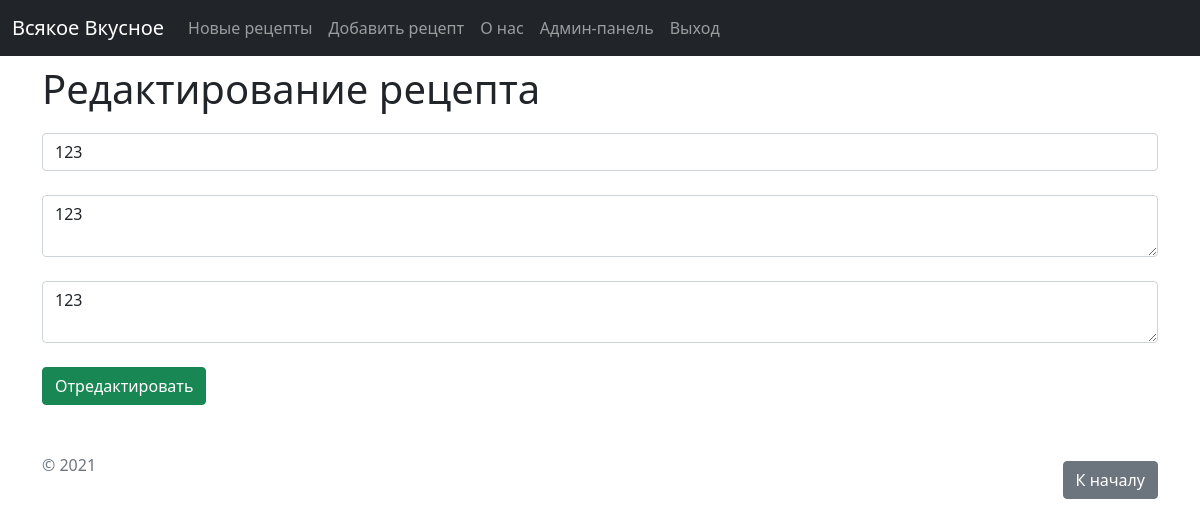
Before: /feed/1/edit (signed in) with the older database file.
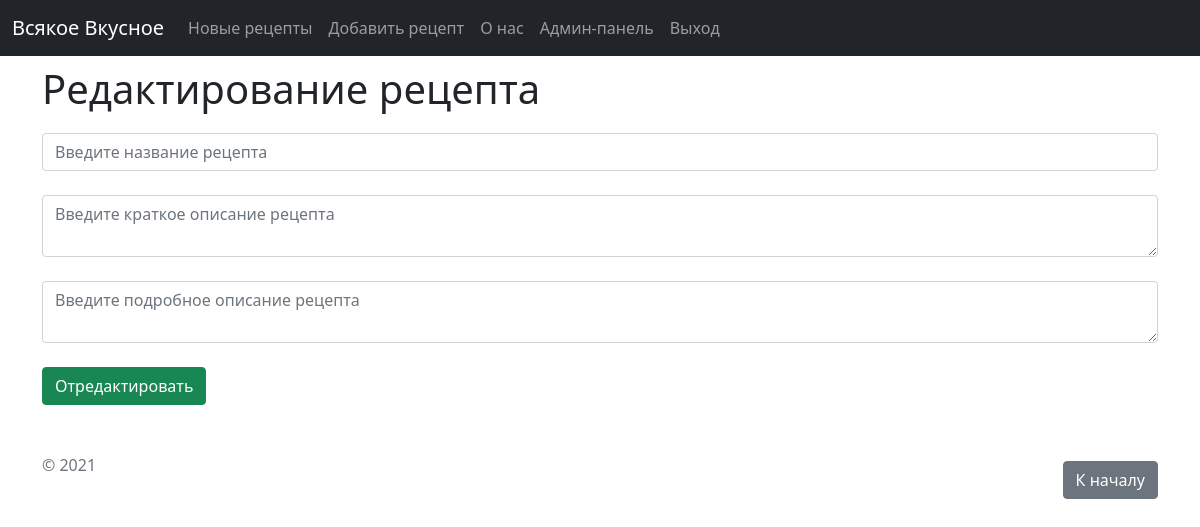
After: the same page with the newer database file.
### main.py (models this page shows, shortened)
class Article(db.Model):                                # класс для сохранения записей (база данных)
    id = db.Column(db.Integer, primary_key=True)
    title = db.Column(db.String(100), nullable=False)
    intro = db.Column(db.String(300), nullable=False)
    text = db.Column(db.Text, nullable=False)
    date = db.Column(db.DateTime, default=datetime.utcnow)

### main.py (the view)
@app.route('/feed/<int:id>/edit', methods=['POST', 'GET'])
@login_required
def feed_edit(id):
    article = Article.query.get(id)
    if request.method == "POST":
        article.title = request.form['title']
        article.intro = request.form['intro']
        article.text = request.form['text']
        try:
            db.session.commit()
            return redirect('/feed')
        except:
            return "При редактировании рецепта произошла ошибка"
    else:
        return render_template("feed_edit.html", article=article)

### templates/feed_edit.html (shortened to what this page needs)
{% extends 'base.html' %}
{% block body %}
<div class="container mt-5">
    <h1>Редактирование рецепта</h1>
    <form method="post">
        <input type="text" name="title" id="title" class="form-control" value="{{ article.title }}" placeholder="Введите название рецепта"><br>
        <textarea name="intro" id="intro" class="form-control" placeholder="Введите краткое описание рецепта">{{ article.intro }}</textarea><br>
        <textarea name="text" id="text" class="form-control" placeholder="Введите подробное описание рецепта">{{ article.text }}</textarea><br>
        <input type="submit" class="btn btn-success" value="Отредактировать">
    </form>
</div>
{% endblock %}

Changed rows visible on the page:
removed Article: title "123", intro "123", text "123"
